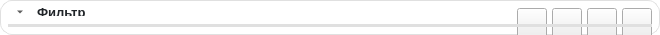
<?xml version="1.0" encoding="UTF-8"?>
<ui version="4.0">
 <class>FilterItemWidget</class>
 <widget class="QWidget" name="FilterItemWidget">
  <property name="geometry">
   <rect>
    <x>0</x>
    <y>0</y>
    <width>660</width>
    <height>35</height>
   </rect>
  </property>
  <property name="sizePolicy">
   <sizepolicy hsizetype="Expanding" vsizetype="Preferred">
    <horstretch>0</horstretch>
    <verstretch>0</verstretch>
   </sizepolicy>
  </property>
  <property name="minimumSize">
   <size>
    <width>0</width>
    <height>35</height>
   </size>
  </property>
  <property name="styleSheet">
   <string notr="true">#FilterItemWidget {
    background-color: #FFFFFF;
    border: 1px solid #E0E0E0;
    border-radius: 12px;
}</string>
  </property>
  <layout class="QVBoxLayout" name="mainLayout">
   <property name="spacing">
    <number>8</number>
   </property>
   <property name="leftMargin">
    <number>8</number>
   </property>
   <property name="topMargin">
    <number>8</number>
   </property>
   <property name="rightMargin">
    <number>8</number>
   </property>
   <property name="bottomMargin">
    <number>0</number>
   </property>
   <item>
    <layout class="QHBoxLayout" name="headerLayout">
     <property name="spacing">
      <number>5</number>
     </property>
     <property name="leftMargin">
      <number>0</number>
     </property>
     <property name="topMargin">
      <number>0</number>
     </property>
     <property name="rightMargin">
      <number>0</number>
     </property>
     <property name="bottomMargin">
      <number>0</number>
     </property>
     <item>
      <widget class="QToolButton" name="toggleParametersButton">
       <property name="toolTip">
        <string>Скрыть параметры фильтра</string>
       </property>
       <property name="text">
        <string/>
       </property>
       <property name="autoRaise">
        <bool>true</bool>
       </property>
       <property name="arrowType">
        <enum>Qt::DownArrow</enum>
       </property>
      </widget>
     </item>
     <item>
      <widget class="QLabel" name="filterNameLabel">
       <property name="font">
        <font>
         <pointsize>10</pointsize>
         <weight>75</weight>
         <bold>true</bold>
        </font>
       </property>
       <property name="styleSheet">
        <string notr="true">QLabel { color: #212529; }</string>
       </property>
       <property name="text">
        <string>Фильтр</string>
       </property>
      </widget>
     </item>
     <item>
      <spacer name="headerSpacer">
       <property name="orientation">
        <enum>Qt::Horizontal</enum>
       </property>
       <property name="sizeType">
        <enum>QSizePolicy::Expanding</enum>
       </property>
       <property name="sizeHint" stdset="0">
        <size>
         <width>40</width>
         <height>20</height>
        </size>
       </property>
      </spacer>
     </item>
     <item>
      <widget class="QPushButton" name="changeTypeButton">
       <property name="sizePolicy">
        <sizepolicy hsizetype="Preferred" vsizetype="Preferred">
         <horstretch>0</horstretch>
         <verstretch>0</verstretch>
        </sizepolicy>
       </property>
       <property name="minimumSize">
        <size>
         <width>30</width>
         <height>30</height>
        </size>
       </property>
       <property name="maximumSize">
        <size>
         <width>30</width>
         <height>30</height>
        </size>
       </property>
       <property name="toolTip">
        <string>Изменить тип фильтра</string>
       </property>
       <property name="text">
        <string/>
       </property>
       <property name="icon">
        <iconset resource="FilterItemWidget.qrc">
         <normaloff>:/icons/edit.png</normaloff>:/icons/edit.png</iconset>
       </property>
      </widget>
     </item>
     <item>
      <widget class="QPushButton" name="moveUpButton">
       <property name="sizePolicy">
        <sizepolicy hsizetype="Preferred" vsizetype="Preferred">
         <horstretch>0</horstretch>
         <verstretch>0</verstretch>
        </sizepolicy>
       </property>
       <property name="minimumSize">
        <size>
         <width>30</width>
         <height>30</height>
        </size>
       </property>
       <property name="maximumSize">
        <size>
         <width>30</width>
         <height>30</height>
        </size>
       </property>
       <property name="toolTip">
        <string>Переместить вверх</string>
       </property>
       <property name="text">
        <string/>
       </property>
       <property name="icon">
        <iconset resource="FilterItemWidget.qrc">
         <normaloff>:/icons/up.png</normaloff>:/icons/up.png</iconset>
       </property>
      </widget>
     </item>
     <item>
      <widget class="QPushButton" name="moveDownButton">
       <property name="sizePolicy">
        <sizepolicy hsizetype="Preferred" vsizetype="Preferred">
         <horstretch>0</horstretch>
         <verstretch>0</verstretch>
        </sizepolicy>
       </property>
       <property name="minimumSize">
        <size>
         <width>30</width>
         <height>30</height>
        </size>
       </property>
       <property name="maximumSize">
        <size>
         <width>30</width>
         <height>30</height>
        </size>
       </property>
       <property name="toolTip">
        <string>Переместить вниз</string>
       </property>
       <property name="text">
        <string/>
       </property>
       <property name="icon">
        <iconset resource="FilterItemWidget.qrc">
         <normaloff>:/icons/down.png</normaloff>:/icons/down.png</iconset>
       </property>
      </widget>
     </item>
     <item>
      <widget class="QPushButton" name="removeButton">
       <property name="sizePolicy">
        <sizepolicy hsizetype="Preferred" vsizetype="Preferred">
         <horstretch>0</horstretch>
         <verstretch>0</verstretch>
        </sizepolicy>
       </property>
       <property name="minimumSize">
        <size>
         <width>30</width>
         <height>30</height>
        </size>
       </property>
       <property name="maximumSize">
        <size>
         <width>30</width>
         <height>30</height>
        </size>
       </property>
       <property name="toolTip">
        <string>Удалить фильтр</string>
       </property>
       <property name="text">
        <string/>
       </property>
       <property name="icon">
        <iconset resource="FilterItemWidget.qrc">
         <normaloff>:/icons/delete.png</normaloff>:/icons/delete.png</iconset>
       </property>
      </widget>
     </item>
    </layout>
   </item>
   <item>
    <widget class="QFrame" name="headerSeparator">
     <property name="styleSheet">
      <string notr="true">QFrame#headerSeparator {
    color: #E0E0E0;
    background-color: #E0E0E0;
    max-height: 1px;
    min-height: 1px;
}</string>
     </property>
     <property name="frameShape">
      <enum>QFrame::HLine</enum>
     </property>
     <property name="frameShadow">
      <enum>QFrame::Plain</enum>
     </property>
    </widget>
   </item>
   <item>
    <widget class="QWidget" name="parametersLayout" native="true">
     <property name="sizePolicy">
      <sizepolicy hsizetype="Expanding" vsizetype="Preferred">
       <horstretch>0</horstretch>
       <verstretch>0</verstretch>
      </sizepolicy>
     </property>
     <layout class="QVBoxLayout" name="verticalLayout">
      <property name="spacing">
       <number>0</number>
      </property>
      <property name="leftMargin">
       <number>0</number>
      </property>
      <property name="topMargin">
       <number>0</number>
      </property>
      <property name="rightMargin">
       <number>0</number>
      </property>
      <property name="bottomMargin">
       <number>0</number>
      </property>
     </layout>
    </widget>
   </item>
  </layout>
 </widget>
 <resources>
  <include location="FilterItemWidget.qrc"/>
 </resources>
 <connections/>
</ui>
